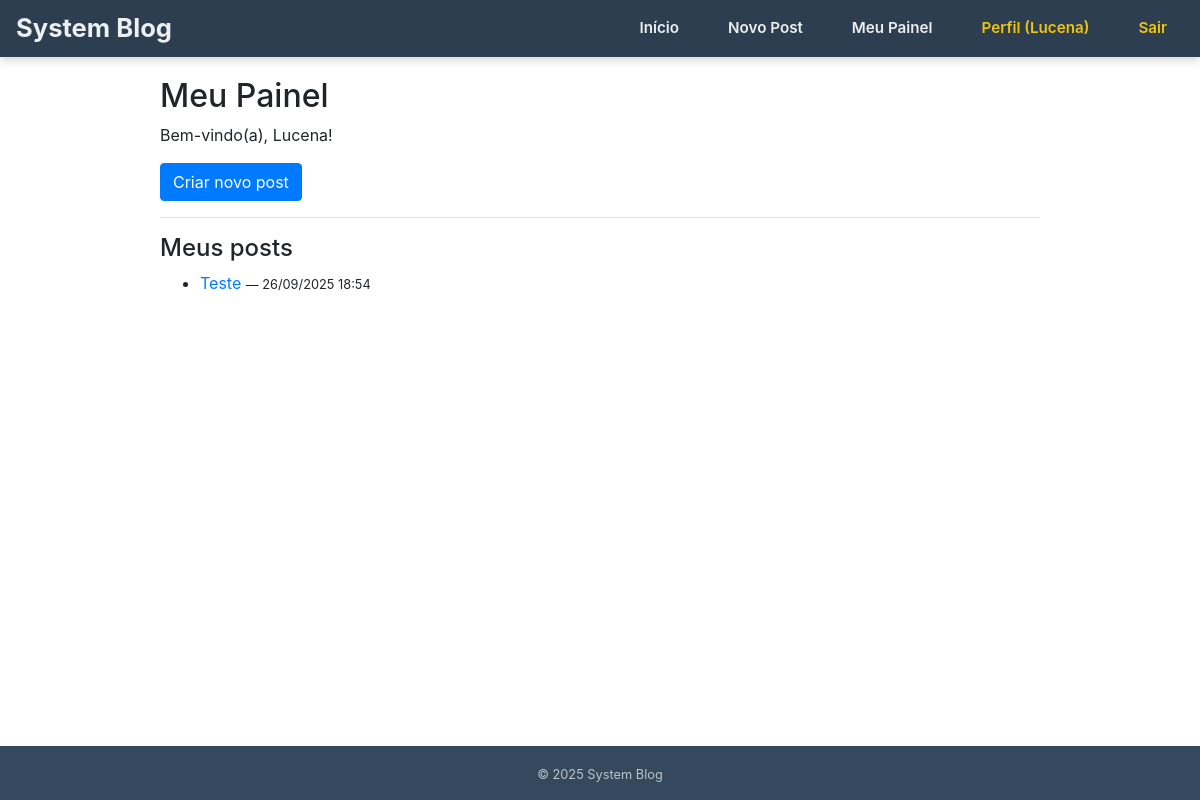
The page /dashboard (signed in) on the database its author committed.
### models.py (models this page shows, shortened)
class User(db.Model, UserMixin):
    id = db.Column(db.Integer, primary_key=True)
    username = db.Column(db.String(20), unique=True, nullable=False)
    email = db.Column(db.String(120), unique=True, nullable=False)
    password = db.Column(db.String(60), nullable=False)
    image_file = db.Column(db.String(20), nullable=False, default='default.jpg')
    is_active = db.Column(db.Boolean, default=False)
    role_id = db.Column(db.Integer, db.ForeignKey('role.id'), nullable=False, default=1)
    posts = db.relationship('Post', backref='author', lazy=True)

class Post(db.Model):
    id = db.Column(db.Integer, primary_key=True)
    title = db.Column(db.String(100), nullable=False)
    date_posted = db.Column(db.DateTime, nullable=False, default=datetime.utcnow)
    content = db.Column(db.Text, nullable=False)
    user_id = db.Column(db.Integer, db.ForeignKey('user.id'), nullable=False)

### views.py (the view)
@app.route("/dashboard")     # ← FIX do typo (antes estava @app.rote)
@login_required
def user_dashboard():
    posts = Post.query.filter_by(author=current_user).order_by(Post.date_posted.desc()).all()
    return render_template('user_dashboard.html', title='Meu Painel', posts=posts)

### app.py (called while the page is built)
@login_manager.user_loader
def load_user(user_id):
    try:
        return db.session.get(User, int(user_id))
    except ValueError:
        return None

@app.context_processor
def inject_permissions():
    return dict(is_admin=is_admin, is_moderator=is_moderator)

### models.py (called while the page is built)
def is_admin(user):
    return bool(user.is_authenticated and getattr(user.role, "can_admin", False))

def is_moderator(user):
    return bool(user.is_authenticated and getattr(user.role, "can_moderate", False))

### views.py (called while the page is built)
@app.before_request
def start_quote_thread():
    global quote_of_the_day
    if quote_of_the_day.get('thread') is None or not quote_of_the_day['thread'].is_alive():
        th = Thread(target=get_and_translate_quote, daemon=True)
        th.start()
        quote_of_the_day['thread'] = th
        app.logger.info("Thread de citação assíncrona iniciada.")

### templates/user_dashboard.html (shortened to what this page needs)
{% extends "base.html" %}
{% block content %}
  <h2>Meu Painel</h2>
  <p>Bem-vindo(a), {{ current_user.username }}!</p>
  <p><a class="btn btn-primary" href="{{ url_for('new_post') }}">Criar novo post</a></p>
  <hr>
  <h4>Meus posts</h4>
  {% if posts %}
    <ul>
      {% for post in posts %}
        <li>
          <a href="{{ url_for('post', post_id=post.id) }}">{{ post.title }}</a>
          <small>— {{ post.date_posted.strftime("%d/%m/%Y %H:%M") }}</small>
        </li>
      {% endfor %}
    </ul>
  {% else %}
    <p>Você ainda não tem posts.</p>
  {% endif %}
{% endblock %}

### templates/base.html (shortened to what this page needs)
<!doctype html>
<html lang="pt-br">
<head>
  <link rel="stylesheet" href="{{ url_for('static', filename='css/styles.css') }}">
  <link rel="stylesheet" href="https://stackpath.bootstrapcdn.com/bootstrap/4.5.2/css/bootstrap.min.css">
</head>
<body>
  <nav class="navbar">
    <a href="{{ url_for('home') }}" class="brand">System Blog</a>
    <div class="nav-links">
      <a href="{{ url_for('home') }}" class="nav-link">Início</a>
      {% if current_user.is_authenticated %}
        <a href="{{ url_for('new_post') }}" class="nav-link">Novo Post</a>
        {% if is_admin(current_user) %}
          <a href="{{ url_for('admin_users') }}" class="nav-link nav-link-admin">Admin</a>
        {% elif is_moderator(current_user) %}
          <a href="{{ url_for('moderator_dashboard') }}" class="nav-link">Moderação</a>
        {% else %}
          <a href="{{ url_for('user_dashboard') }}" class="nav-link">Meu Painel</a>
        {% endif %}
        <a href="{{ url_for('account') }}" class="nav-link nav-link-profile">Perfil ({{ current_user.username }})</a>
        <a href="{{ url_for('logout') }}" class="nav-link nav-link-danger">Sair</a>
      {% else %}
        <a href="{{ url_for('login') }}" class="nav-link">Login</a>
        <a href="{{ url_for('register') }}" class="nav-link nav-link-register">Registrar</a>
      {% endif %}
    </div>
  </nav>
  <main class="container">
    {% block content %}{% endblock %}
  </main>
  <footer class="footer">
    <small>&copy; {{ 2025 }} System Blog</small>
  </footer>
</body>
</html>

### static/css/styles.css (style rules this page uses)
body { background: #f4f7f6; color: #333; margin: 0; padding: 0; font-family: 'Inter', sans-serif; min-height: 100vh; display: flex; flex-direction: column; }
main.container { max-width: 900px; width: 95%; margin: 20px auto; padding: 0 10px; flex-grow: 1; }
.navbar { background: #2c3e50; color: #ecf0f1; padding: 12px 30px; display: flex; justify-content: space-between; align-items: center; box-shadow: 0 4px 8px rgba(0, 0, 0, 0.15); }
.brand { color: #ecf0f1; font-size: 1.6rem; font-weight: 700; text-decoration: none; transition: color 0.3s ease-in-out; }
.nav-links { display: flex; align-items: center; gap: 15px; }
.nav-link { color: #ecf0f1; text-decoration: none; padding: 6px 12px; border-radius: 6px; transition: background-color 0.3s ease-in-out, color 0.3s ease-in-out, box-shadow 0.2s; font-size: 0.95rem; font-weight: 600; display: inline-block; border: 1px solid transparent; }
.nav-link-profile { color: #f1c40f; }
.nav-link-danger { color: #f1c40f; }
.btn { padding: 10px 15px; border: none; border-radius: 6px; cursor: pointer; font-weight: 600; transition: opacity 0.2s, background-color 0.2s, box-shadow 0.2s; text-decoration: none; display: inline-block; }
.btn-primary { background-color: #3498db; color: white; }
.footer { background: #34495e; color: #bdc3c7; padding: 15px 0; text-align: center; margin-top: auto; }

### rows shown on the page
User: username "Lucena"
Post: title "Teste", date_posted "26/09/2025 18:54"

### other values the page prints
{{ 2025 }} "2025"
